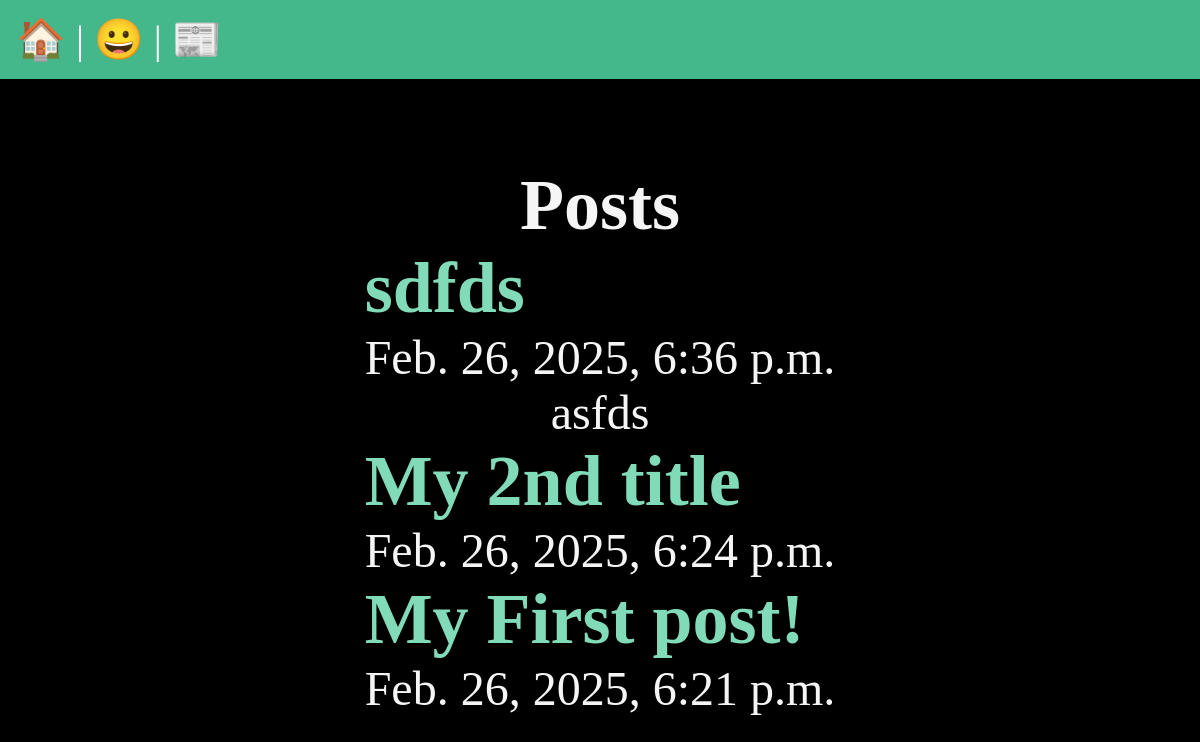
/posts/, run on an earlier commit of the app's database.
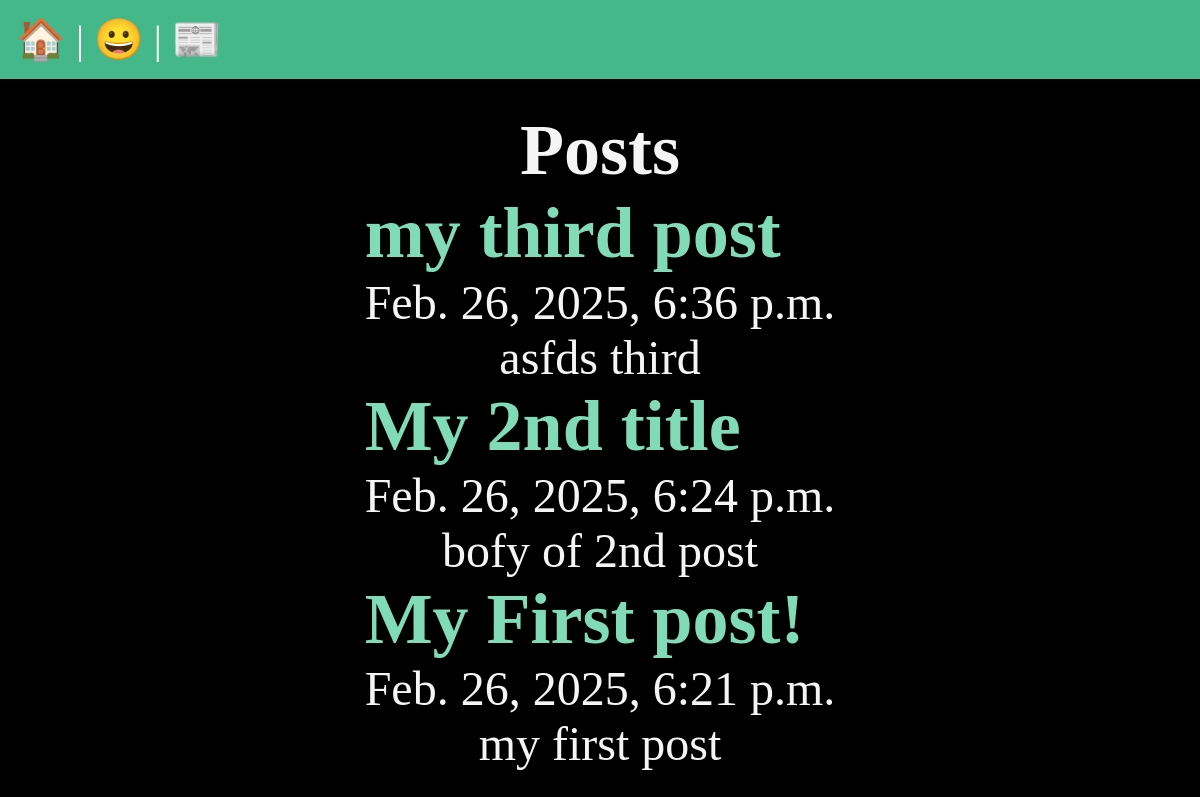
And on a later commit of the database.
### posts/models.py (models this page shows, shortened)
class Post(models.Model):
    title= models.CharField(max_length=75)
    body=models.TextField()
    slug=models.SlugField()
    date = models.DateTimeField(auto_now_add=True)
    banner = models.ImageField(default='fallback.jpg', blank=True)

### posts/views.py (the view)
# urls.py: path('', views.posts_list, name="list"),
def posts_list(request):
    posts = Post.objects.all().order_by('-date')
    return render(request, 'posts/posts_list.html', {"posts": posts})

### posts/templates/posts/posts_list.html (shortened to what this page needs)
{% extends 'layout.html' %}
{% block content %}
<section>
  <h1>Posts</h1>
  {% for post in posts %}
  <article class="post">
    <h2>
      <a href="{% url 'posts:page' slug=post.slug %}"> {{ post.title }} </a>
    </h2>
    <p>{{ post.date }}</p>
    <p>{{ post.body }}</p>
  </article>
  {% endfor %}
</section>
{% endblock %}

### templates/layout.html (shortened to what this page needs)
<!DOCTYPE html>
{% load static %}
<html lang="en">
  <head>
    <link rel="stylesheet" href="{% static 'css/style.css' %}" />
  </head>
  <body>
    <nav>
      <a href="/"> <span role="img" aria-label="Home">🏠</span></a> |
      <a href="/about"> <span role="img" aria-label="Home">😀</span></a> |
      <a href="{% url 'posts:list' %}">
        <span role="img" aria-label="Home">📰</span></a
      >
    </nav>
    <main>{% block content %} {% endblock %}</main>
  </body>
</html>

### static/css/style.css (style rules this page uses)
* { margin: 0; padding: 0; box-sizing: border-box; }
body { min-height: 100vh; background-color: black; color: whitesmoke; font-size: 3rem; display: flex; flex-flow: column; }
nav { padding: 1rem; background-color: #44b78b; color: white; font-size: 2.5rem; }
main { flex-grow: 1; display: grid; place-content: center; }
h1, p { text-align: center; }
a { text-decoration: none; color: #81dbb8; }

What changed in the data, as far as the page shows it:
changed Post: title "sdfds" → "my third post"; body "asfds" → "asfds third"
changed Post "My 2nd title": body (not shown) → "bofy of 2nd post"
changed Post "My First post!": body (not shown) → "my first post"
